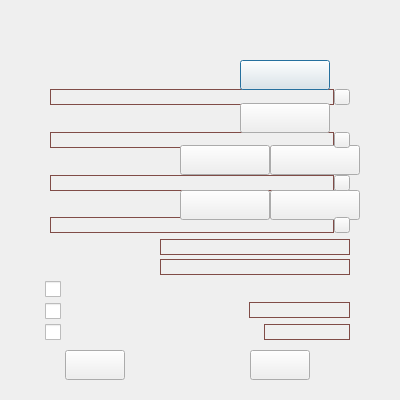
<?xml version="1.0" encoding="UTF-8"?>
<ui version="4.0">
 <class>SetClass</class>
 <widget class="QDialog" name="SetClass">
  <property name="geometry">
   <rect>
    <x>0</x>
    <y>0</y>
    <width>400</width>
    <height>400</height>
   </rect>
  </property>
  <property name="windowTitle">
   <string>设置</string>
  </property>
  <property name="windowIcon">
   <iconset resource="Lock.qrc">
    <normaloff>:/icon/mainicon/picture_lock/icon/icon_main_mainwindow.png</normaloff>:/icon/mainicon/picture_lock/icon/icon_main_mainwindow.png</iconset>
  </property>
  <property name="windowOpacity">
   <double>5.000000000000000</double>
  </property>
  <widget class="QCheckBox" name="checkBox1">
   <property name="geometry">
    <rect>
     <x>45</x>
     <y>281</y>
     <width>16</width>
     <height>16</height>
    </rect>
   </property>
   <property name="font">
    <font>
     <kerning>true</kerning>
    </font>
   </property>
   <property name="styleSheet">
    <string notr="true">QCheckBox{spacing: 5px;color: white;}
QCheckBox::indicator {width: 16px;height: 16px;}
QCheckBox::indicator:enabled:unchecked {image: url(:/picture_lock/checkbox/picture_lock/checkbox_style/checkbox_off_small.png);}
QCheckBox::indicator:enabled:unchecked:hover  {image: url(:/picture_lock/checkbox/picture_lock/checkbox_style/checkbox_off_small.png);}
QCheckBox::indicator:enabled:unchecked:pressed {image: url(:/picture_lock/checkbox/picture_lock/checkbox_style/checkbox_off_small.png);}
QCheckBox::indicator:enabled:checked {image: url(:/picture_lock/checkbox/picture_lock/checkbox_style/checkbox_on_small.png);}
QCheckBox::indicator:enabled:checked:hover {image: url(:/picture_lock/checkbox/picture_lock/checkbox_style/checkbox_on_small.png);}
QCheckBox::indicator:enabled:checked:pressed {image: url(:/picture_lock/checkbox/picture_lock/checkbox_style/checkbox_on_small.png);}</string>
   </property>
   <property name="text">
    <string/>
   </property>
   <property name="checkable">
    <bool>true</bool>
   </property>
   <property name="checked">
    <bool>false</bool>
   </property>
  </widget>
  <widget class="QCheckBox" name="checkBox2">
   <property name="geometry">
    <rect>
     <x>45</x>
     <y>303</y>
     <width>16</width>
     <height>16</height>
    </rect>
   </property>
   <property name="font">
    <font>
     <kerning>true</kerning>
    </font>
   </property>
   <property name="styleSheet">
    <string notr="true">QCheckBox{spacing: 5px;color: white;}
QCheckBox::indicator {width: 16px;height: 16px;}
QCheckBox::indicator:enabled:unchecked {image: url(:/picture_lock/checkbox/picture_lock/checkbox_style/checkbox_off_small.png);}
QCheckBox::indicator:enabled:unchecked:hover  {image: url(:/picture_lock/checkbox/picture_lock/checkbox_style/checkbox_off_small.png);}
QCheckBox::indicator:enabled:unchecked:pressed {image: url(:/picture_lock/checkbox/picture_lock/checkbox_style/checkbox_off_small.png);}
QCheckBox::indicator:enabled:checked {image: url(:/picture_lock/checkbox/picture_lock/checkbox_style/checkbox_on_small.png);}
QCheckBox::indicator:enabled:checked:hover {image: url(:/picture_lock/checkbox/picture_lock/checkbox_style/checkbox_on_small.png);}
QCheckBox::indicator:enabled:checked:pressed {image: url(:/picture_lock/checkbox/picture_lock/checkbox_style/checkbox_on_small.png);}</string>
   </property>
   <property name="text">
    <string/>
   </property>
   <property name="checkable">
    <bool>true</bool>
   </property>
   <property name="checked">
    <bool>false</bool>
   </property>
  </widget>
  <widget class="QCheckBox" name="checkBox3">
   <property name="geometry">
    <rect>
     <x>45</x>
     <y>324</y>
     <width>16</width>
     <height>16</height>
    </rect>
   </property>
   <property name="font">
    <font>
     <kerning>true</kerning>
    </font>
   </property>
   <property name="styleSheet">
    <string notr="true">QCheckBox{spacing: 5px;color: white;}
QCheckBox::indicator {width: 16px;height: 16px;}
QCheckBox::indicator:enabled:unchecked {image: url(:/picture_lock/checkbox/picture_lock/checkbox_style/checkbox_off_small.png);}
QCheckBox::indicator:enabled:unchecked:hover  {image: url(:/picture_lock/checkbox/picture_lock/checkbox_style/checkbox_off_small.png);}
QCheckBox::indicator:enabled:unchecked:pressed {image: url(:/picture_lock/checkbox/picture_lock/checkbox_style/checkbox_off_small.png);}
QCheckBox::indicator:enabled:checked {image: url(:/picture_lock/checkbox/picture_lock/checkbox_style/checkbox_on_small.png);}
QCheckBox::indicator:enabled:checked:hover {image: url(:/picture_lock/checkbox/picture_lock/checkbox_style/checkbox_on_small.png);}
QCheckBox::indicator:enabled:checked:pressed {image: url(:/picture_lock/checkbox/picture_lock/checkbox_style/checkbox_on_small.png);}</string>
   </property>
   <property name="text">
    <string/>
   </property>
   <property name="checkable">
    <bool>true</bool>
   </property>
   <property name="checked">
    <bool>false</bool>
   </property>
  </widget>
  <widget class="QLineEdit" name="lineEdit_5">
   <property name="geometry">
    <rect>
     <x>50</x>
     <y>89</y>
     <width>284</width>
     <height>16</height>
    </rect>
   </property>
   <property name="contextMenuPolicy">
    <enum>Qt::NoContextMenu</enum>
   </property>
   <property name="styleSheet">
    <string notr="true">QLineEdit
{
    background: rgb(255,255,255,0);
    border:1px solid rgb(128,76,71);
}</string>
   </property>
   <property name="text">
    <string/>
   </property>
   <property name="readOnly">
    <bool>true</bool>
   </property>
  </widget>
  <widget class="QLineEdit" name="lineEdit_6">
   <property name="geometry">
    <rect>
     <x>50</x>
     <y>132</y>
     <width>284</width>
     <height>16</height>
    </rect>
   </property>
   <property name="contextMenuPolicy">
    <enum>Qt::NoContextMenu</enum>
   </property>
   <property name="styleSheet">
    <string notr="true">QLineEdit
{
    background: rgb(255,255,255,0);
    border:1px solid rgb(128,76,71);
}</string>
   </property>
   <property name="text">
    <string/>
   </property>
   <property name="readOnly">
    <bool>true</bool>
   </property>
  </widget>
  <widget class="QLineEdit" name="lineEdit_7">
   <property name="geometry">
    <rect>
     <x>50</x>
     <y>175</y>
     <width>284</width>
     <height>16</height>
    </rect>
   </property>
   <property name="contextMenuPolicy">
    <enum>Qt::NoContextMenu</enum>
   </property>
   <property name="styleSheet">
    <string notr="true">QLineEdit
{
    background: rgb(255,255,255,0);
    border:1px solid rgb(128,76,71);
}</string>
   </property>
   <property name="text">
    <string/>
   </property>
   <property name="readOnly">
    <bool>true</bool>
   </property>
  </widget>
  <widget class="QLineEdit" name="lineEdit_8">
   <property name="geometry">
    <rect>
     <x>50</x>
     <y>217</y>
     <width>284</width>
     <height>16</height>
    </rect>
   </property>
   <property name="contextMenuPolicy">
    <enum>Qt::NoContextMenu</enum>
   </property>
   <property name="styleSheet">
    <string notr="true">QLineEdit
{
    background: rgb(255,255,255,0);
    border:1px solid rgb(128,76,71);
}</string>
   </property>
   <property name="text">
    <string/>
   </property>
   <property name="readOnly">
    <bool>true</bool>
   </property>
  </widget>
  <widget class="QLineEdit" name="lineEdit_1">
   <property name="geometry">
    <rect>
     <x>160</x>
     <y>239</y>
     <width>190</width>
     <height>16</height>
    </rect>
   </property>
   <property name="contextMenuPolicy">
    <enum>Qt::NoContextMenu</enum>
   </property>
   <property name="styleSheet">
    <string notr="true">QLineEdit
{
    background: rgb(255,255,255,0);
    border:1px solid rgb(128,76,71);
}</string>
   </property>
   <property name="inputMethodHints">
    <set>Qt::ImhNone</set>
   </property>
   <property name="maxLength">
    <number>255</number>
   </property>
  </widget>
  <widget class="QLineEdit" name="lineEdit_2">
   <property name="geometry">
    <rect>
     <x>160</x>
     <y>259</y>
     <width>190</width>
     <height>16</height>
    </rect>
   </property>
   <property name="contextMenuPolicy">
    <enum>Qt::NoContextMenu</enum>
   </property>
   <property name="styleSheet">
    <string notr="true">QLineEdit
{
    background: rgb(255,255,255,0);
    border:1px solid rgb(128,76,71);
}</string>
   </property>
   <property name="inputMethodHints">
    <set>Qt::ImhNone</set>
   </property>
   <property name="maxLength">
    <number>255</number>
   </property>
  </widget>
  <widget class="QPushButton" name="pushButton_1">
   <property name="geometry">
    <rect>
     <x>240</x>
     <y>60</y>
     <width>90</width>
     <height>30</height>
    </rect>
   </property>
   <property name="styleSheet">
    <string notr="true">border-image: url(:/icon/mainicon/picture_lock/icon/lock_button_normal_7.png);
border-image: url(:/icon/mainicon/picture_lock/icon/lock_button_pressed_7.png);</string>
   </property>
   <property name="text">
    <string/>
   </property>
  </widget>
  <widget class="QPushButton" name="pushButton_2">
   <property name="geometry">
    <rect>
     <x>240</x>
     <y>103</y>
     <width>90</width>
     <height>30</height>
    </rect>
   </property>
   <property name="styleSheet">
    <string notr="true">border-image: url(:/icon/mainicon/picture_lock/icon/lock_button_normal_7.png);
border-image: url(:/icon/mainicon/picture_lock/icon/lock_button_pressed_7.png);</string>
   </property>
   <property name="text">
    <string/>
   </property>
  </widget>
  <widget class="QPushButton" name="pushButton_3">
   <property name="geometry">
    <rect>
     <x>180</x>
     <y>145</y>
     <width>90</width>
     <height>30</height>
    </rect>
   </property>
   <property name="styleSheet">
    <string notr="true">border-image: url(:/icon/mainicon/picture_lock/icon/lock_button_normal_7.png);
border-image: url(:/icon/mainicon/picture_lock/icon/lock_button_pressed_7.png);</string>
   </property>
   <property name="text">
    <string/>
   </property>
  </widget>
  <widget class="QPushButton" name="pushButton_4">
   <property name="geometry">
    <rect>
     <x>270</x>
     <y>145</y>
     <width>90</width>
     <height>30</height>
    </rect>
   </property>
   <property name="styleSheet">
    <string notr="true">border-image: url(:/icon/mainicon/picture_lock/icon/lock_button_normal_8.png);
border-image: url(:/icon/mainicon/picture_lock/icon/lock_button_pressed_8.png);</string>
   </property>
   <property name="text">
    <string/>
   </property>
  </widget>
  <widget class="QPushButton" name="pushButton_5">
   <property name="geometry">
    <rect>
     <x>180</x>
     <y>190</y>
     <width>90</width>
     <height>30</height>
    </rect>
   </property>
   <property name="styleSheet">
    <string notr="true">border-image: url(:/icon/mainicon/picture_lock/icon/lock_button_normal_7.png);
border-image: url(:/icon/mainicon/picture_lock/icon/lock_button_pressed_7.png);</string>
   </property>
   <property name="text">
    <string/>
   </property>
  </widget>
  <widget class="QPushButton" name="pushButton_6">
   <property name="geometry">
    <rect>
     <x>270</x>
     <y>190</y>
     <width>90</width>
     <height>30</height>
    </rect>
   </property>
   <property name="styleSheet">
    <string notr="true">border-image: url(:/icon/mainicon/picture_lock/icon/lock_button_normal_9.png);
border-image: url(:/icon/mainicon/picture_lock/icon/lock_button_pressed_9.png);</string>
   </property>
   <property name="text">
    <string/>
   </property>
  </widget>
  <widget class="QPushButton" name="pushButton_7">
   <property name="geometry">
    <rect>
     <x>65</x>
     <y>350</y>
     <width>60</width>
     <height>30</height>
    </rect>
   </property>
   <property name="styleSheet">
    <string notr="true">border-image: url(:/icon/mainicon/picture_lock/icon/lock_button_normal_10.png);
border-image: url(:/icon/mainicon/picture_lock/icon/lock_button_pressed_10.png);</string>
   </property>
   <property name="text">
    <string/>
   </property>
  </widget>
  <widget class="QPushButton" name="pushButton_8">
   <property name="geometry">
    <rect>
     <x>250</x>
     <y>350</y>
     <width>60</width>
     <height>30</height>
    </rect>
   </property>
   <property name="styleSheet">
    <string notr="true">border-image: url(:/icon/mainicon/picture_lock/icon/lock_button_normal_11.png);
border-image: url(:/icon/mainicon/picture_lock/icon/lock_button_pressed_11.png);</string>
   </property>
   <property name="text">
    <string/>
   </property>
  </widget>
  <widget class="QPushButton" name="pushButton_9">
   <property name="geometry">
    <rect>
     <x>334</x>
     <y>89</y>
     <width>16</width>
     <height>16</height>
    </rect>
   </property>
   <property name="styleSheet">
    <string notr="true">border-image: url(:/icon/mainicon/picture_lock/icon/dialog_file_path_select.png);</string>
   </property>
   <property name="text">
    <string/>
   </property>
  </widget>
  <widget class="QPushButton" name="pushButton_10">
   <property name="geometry">
    <rect>
     <x>334</x>
     <y>132</y>
     <width>16</width>
     <height>16</height>
    </rect>
   </property>
   <property name="styleSheet">
    <string notr="true">border-image: url(:/icon/mainicon/picture_lock/icon/dialog_file_path_select.png);</string>
   </property>
   <property name="text">
    <string/>
   </property>
  </widget>
  <widget class="QPushButton" name="pushButton_11">
   <property name="geometry">
    <rect>
     <x>334</x>
     <y>175</y>
     <width>16</width>
     <height>16</height>
    </rect>
   </property>
   <property name="styleSheet">
    <string notr="true">border-image: url(:/icon/mainicon/picture_lock/icon/dialog_file_path_select.png);</string>
   </property>
   <property name="text">
    <string/>
   </property>
  </widget>
  <widget class="QPushButton" name="pushButton_12">
   <property name="geometry">
    <rect>
     <x>334</x>
     <y>217</y>
     <width>16</width>
     <height>16</height>
    </rect>
   </property>
   <property name="styleSheet">
    <string notr="true">border-image: url(:/icon/mainicon/picture_lock/icon/dialog_file_path_select.png);</string>
   </property>
   <property name="text">
    <string/>
   </property>
  </widget>
  <widget class="QLineEdit" name="lineEdit_3">
   <property name="geometry">
    <rect>
     <x>249</x>
     <y>302</y>
     <width>101</width>
     <height>16</height>
    </rect>
   </property>
   <property name="contextMenuPolicy">
    <enum>Qt::NoContextMenu</enum>
   </property>
   <property name="styleSheet">
    <string notr="true">QLineEdit
{
    background: rgb(255,255,255,0);
    border:1px solid rgb(128,76,71);
}</string>
   </property>
   <property name="inputMethodHints">
    <set>Qt::ImhNone</set>
   </property>
   <property name="maxLength">
    <number>255</number>
   </property>
  </widget>
  <widget class="QLineEdit" name="lineEdit_4">
   <property name="geometry">
    <rect>
     <x>264</x>
     <y>324</y>
     <width>86</width>
     <height>16</height>
    </rect>
   </property>
   <property name="contextMenuPolicy">
    <enum>Qt::NoContextMenu</enum>
   </property>
   <property name="styleSheet">
    <string notr="true">QLineEdit
{
    background: rgb(255,255,255,0);
    border:1px solid rgb(128,76,71);
}</string>
   </property>
   <property name="inputMethodHints">
    <set>Qt::ImhNone</set>
   </property>
   <property name="maxLength">
    <number>255</number>
   </property>
  </widget>
 </widget>
 <resources>
  <include location="Lock.qrc"/>
 </resources>
 <connections/>
</ui>
